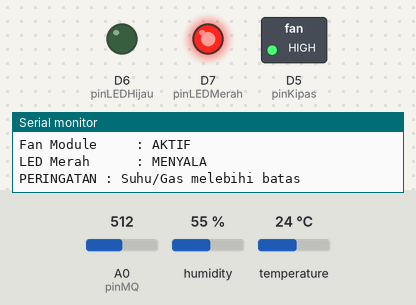
The sketch below on a simulated ESP8266 (NodeMCU). On the bench: switched loads named in the sketch (green lamp = pin HIGH), output pins drawn as LEDs (lit = HIGH), the last lines printed to the serial monitor. Inputs (shaded band) come from the test bench; at power-on: A0 (pinMQ) = 512, temperature 24 °C, humidity 55 %.

Above: at 6.3 s.
6.4 s: A0 (pinMQ) set to 415
9.2 s: A0 (pinMQ) set to 390
At 10.2 s:
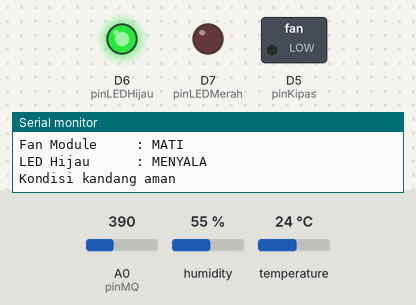
12.0 s: temperature set to 31.4 °C
18.2 s: temperature set to 32.4 °C
At 21.5 s:
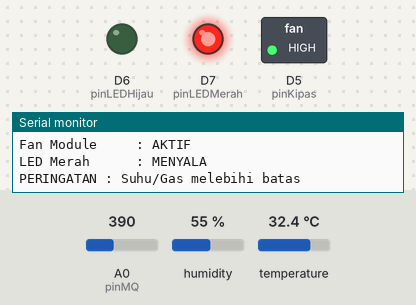
21.8 s: temperature set to 12 °C
At 22.9 s:
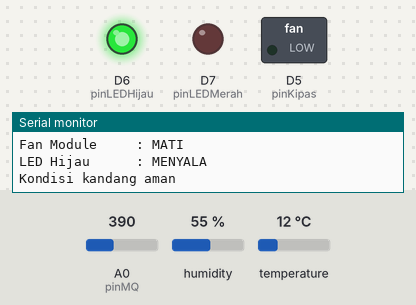
24.6 s: temperature set to 33 °C
At 25.7 s:
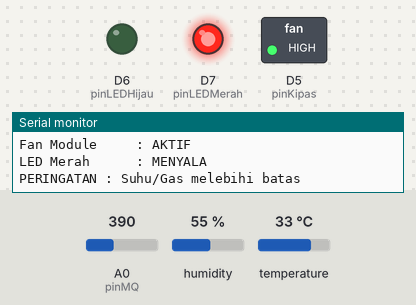
Timing chart, 0 to 27.6 s (numbered marks = the images above; inputs shaded):
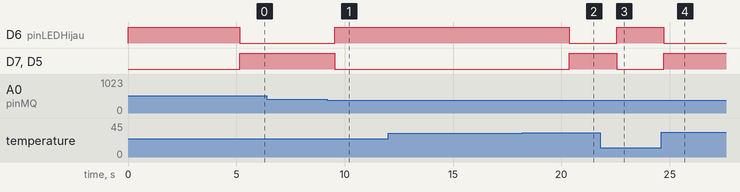

The sketch:

uap_kelompok.ino
```cpp
#include "DHT.h"

// ===== PENGATURAN PIN =====
#define DHTPIN D4
#define DHTTYPE DHT22

const int pinMQ = A0;
const int pinKipas = D5;

const int pinLEDHijau = D6;   // Kondisi Normal
const int pinLEDMerah = D7;   // Kondisi Bahaya

// ===== THRESHOLD =====
const float BATAS_SUHU = 32.0;
const int BATAS_GAS = 400;

// Inisialisasi DHT22
DHT dht(DHTPIN, DHTTYPE);

void setup() {

  Serial.begin(9600);

  dht.begin();

  pinMode(pinKipas, OUTPUT);
  pinMode(pinLEDHijau, OUTPUT);
  pinMode(pinLEDMerah, OUTPUT);

  digitalWrite(pinKipas, LOW);
  digitalWrite(pinLEDHijau, HIGH); // Awal normal
  digitalWrite(pinLEDMerah, LOW);

  Serial.println();
  Serial.println("=================================");
  Serial.println(" SMART FARMING SYSTEM DIMULAI");
  Serial.println("=================================");
  Serial.println("Monitoring Kondisi Kandang...");
  Serial.println("Menunggu kalibrasi sensor...");

  delay(5000);
}

void loop() {

  float suhu = dht.readTemperature();
  float kelembapan = dht.readHumidity();

  int nilaiGas = analogRead(pinMQ);

  if (isnan(suhu) || isnan(kelembapan)) {

    Serial.println("ERROR : Gagal membaca DHT22");

    // Kedip merah jika sensor error
    digitalWrite(pinLEDHijau, LOW);
    digitalWrite(pinLEDMerah, HIGH);

    delay(2000);
    return;
  }

  Serial.println("---------------------------------");

  Serial.print("Suhu Kandang       : ");
  Serial.print(suhu);
  Serial.println(" C");

  Serial.print("Kelembapan Kandang : ");
  Serial.print(kelembapan);
  Serial.println(" %");

  Serial.print("Kadar Gas MQ-2     : ");
  Serial.println(nilaiGas);

  if (suhu >= BATAS_SUHU || nilaiGas >= BATAS_GAS) {

    digitalWrite(pinKipas, HIGH);

    digitalWrite(pinLEDHijau, LOW);
    digitalWrite(pinLEDMerah, HIGH);

    Serial.println("STATUS KANDANG : PERINGATAN");
    Serial.println("Fan Module     : AKTIF");
    Serial.println("LED Merah      : MENYALA");
    Serial.println("PERINGATAN : Suhu/Gas melebihi batas");

  } else {

    digitalWrite(pinKipas, LOW);

    digitalWrite(pinLEDHijau, HIGH);
    digitalWrite(pinLEDMerah, LOW);

    Serial.println("STATUS KANDANG : NORMAL");
    Serial.println("Fan Module     : MATI");
    Serial.println("LED Hijau      : MENYALA");
    Serial.println("Kondisi kandang aman");
  }

  delay(2000);
}
```

Measured:
- the behaviour switches between 400 and 399 on A0 (pinMQ) (found by bisection; images 0 and 1)
- the behaviour switches between 31.9 and 32 °C on temperature (found by bisection; images 1 and 2)
- after the input at 9.2 s, D6 (pinLEDHijau): LOW → HIGH after 0.34 s; D7 (pinLEDMerah), D5 (pinKipas): HIGH → LOW after 0.34 s
- after the input at 18.2 s, D6 (pinLEDHijau): HIGH → LOW after 2.2 s; D7 (pinLEDMerah), D5 (pinKipas): LOW → HIGH after 2.2 s
- after the input at 21.8 s, D6 (pinLEDHijau): LOW → HIGH after 0.75 s; D7 (pinLEDMerah), D5 (pinKipas): HIGH → LOW after 0.75 s
- after the input at 24.6 s, D6 (pinLEDHijau): HIGH → LOW after 0.12 s; D7 (pinLEDMerah), D5 (pinKipas): LOW → HIGH after 0.12 s
